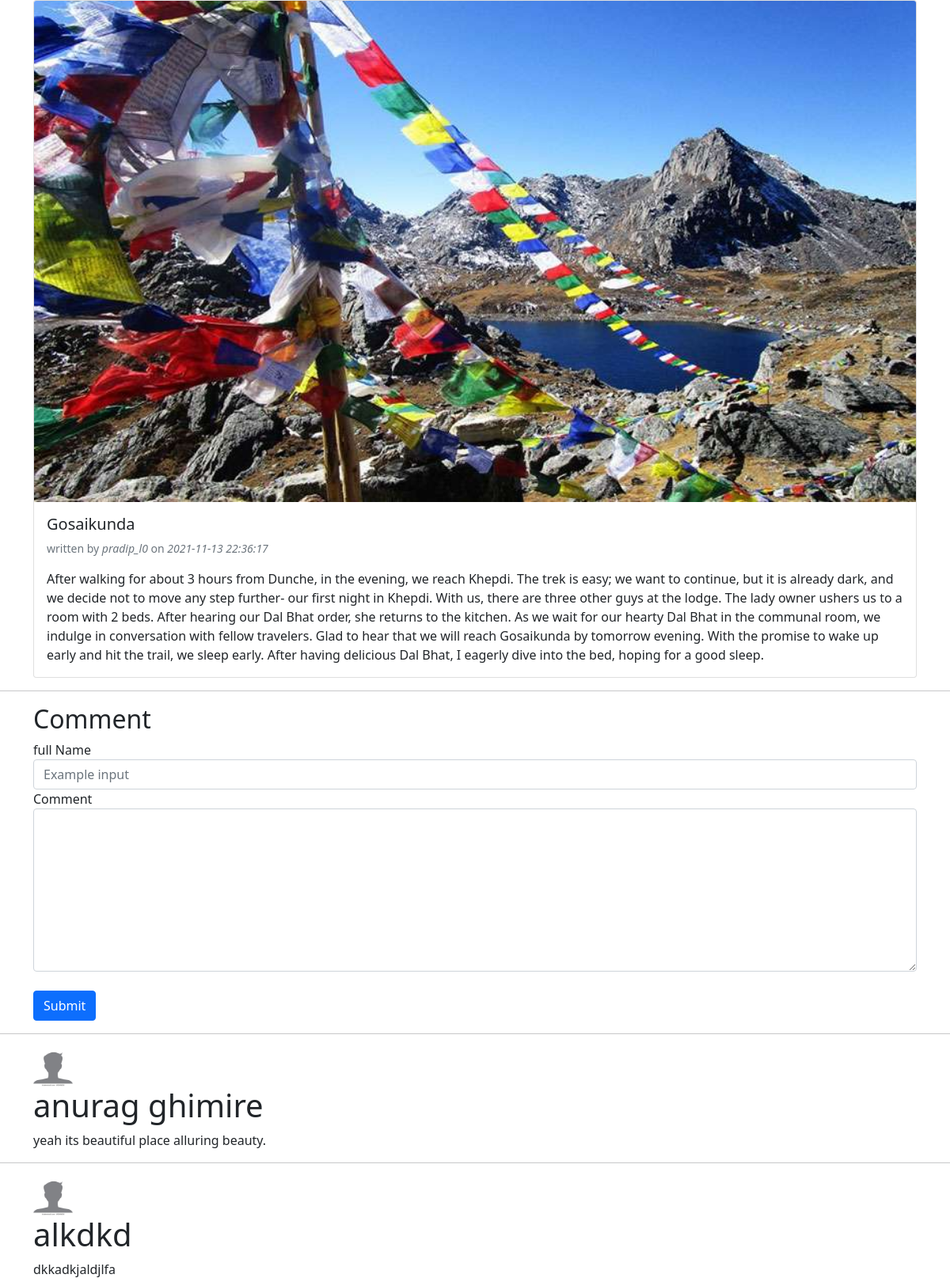
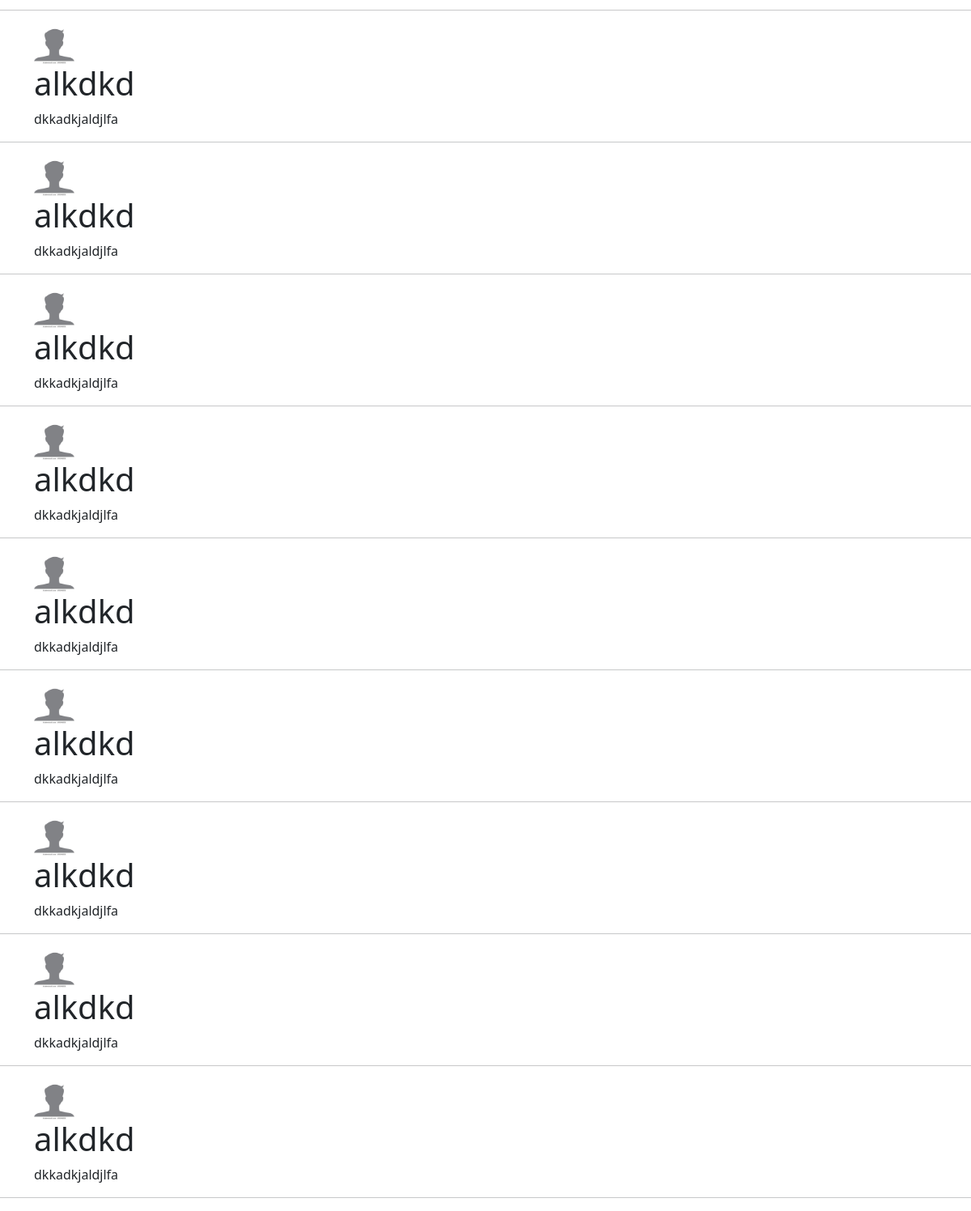
The page /fullpost.php?id=19 (signed in) on the database its author committed (2 pictures, top to bottom).
### tables this page shows
CREATE TABLE `post` (
  `id` int(3) NOT NULL,
  `dateandtime` varchar(25) NOT NULL,
  `title` varchar(200) NOT NULL,
  `category` varchar(50) NOT NULL,
  `author` varchar(50) NOT NULL,
  `image` varchar(100) NOT NULL,
  `post` varchar(1000) NOT NULL,
  `username` varchar(50) NOT NULL,
  `f_admin` int(5) NOT NULL,
  `likes` int(5) NOT NULL
);

CREATE TABLE `comment` (
  `id` int(5) NOT NULL,
  `date` varchar(40) NOT NULL,
  `name` varchar(50) NOT NULL,
  `comment` text NOT NULL,
  `p_id` int(4) NOT NULL
);

### fullpost.php (the view, shortened to what this page needs)
<?php
require_once('include/db.php');
 ?>
<?php $id=$_GET['id']; ?>
<html>
<head>
</head>
<link rel="stylesheet" type="text/css" href="css/bootstrap.min.css">
<body>
	<div class="container">
		<?php
		$sql="SELECT * FROM post WHERE id='$id'";
		$result=$conn->query($sql);
		$res=$result->fetch();
		$id=$res['id'];
		$title=$res['title'];
		$post=$res['post'];
		$date=$res['dateandtime'];
		$photo=$res['image'];
		$name=$res['username'];
		?>
		<div class="card">
  			<img class="card-img-top" src="image/<?php echo $photo ?>"  alt="Card image cap">
  			<div class="card-body">
  				<div class="row">
  					<h5 class="card-title"><?php echo $title ?></h5>
  					<p class="card-text"><small class="text-muted">written by <i><?php echo $name;?></i> on <i><?php echo $date; ?></i></small></p><br>
  				</div>
  				<p class="card-text"><?php echo $post?></p>
  			</div>
		</div>
	</div>
	<hr>
	<?php
	if(isset($_SESSION['id']))
	{
		?>
	<div class="container">
		<h2>Comment</h2>
		<form action='fullpost.php?id=<?php echo $id ?>' method="POST">
		  <div class="form-group">
		    <label for="formGroupExampleInput">full Name</label>
		    <input type="text" class="form-control" id="formGroupExampleInput" name="name" placeholder="Example input">
		  </div>
		  <div class="form-group">
		    <label for="formGroupExampleInput2">Comment</label>
		    <textarea class="form-control" id="Post" name="comment" rows="8" cols="80"></textarea>
		  </div><br>
		  <button type="submit" class="btn btn-primary" name='submit'>Submit</button>
		</form>
	</div><hr>
	<?php
	$sql="SELECT * FROM comment where p_id='$id'";
	$result=$conn->query($sql);
	foreach($result as $res)
	{
		$name=$res['name'];
		$comment=$res['comment'];
	?>
	<div class="container">
		<div class="media">
			<img src="image/p.jpg" height=50 width=50>
		</div>
		<div class="media-body">
			<h1><?php echo $name; ?></h1>
			<p><?php echo $comment ?></p>
		</div>
	</div>
	<hr>
	<?php  }?>
	<?php } ?>
</body>
</html>

### rows shown on the page
post: image (picture), title "Gosaikunda", username "pradip_l0", dateandtime "2021-11-13 22:36:17", post "After walking for about 3 hours from Dunche, in the evening, we reach Khepdi. The trek is easy; we want to continue, but it is already dark, and we decide not to move any step further- our first night in Khepdi. With us, there are three other guys at the lodge. The lady owner ushers us to a room with 2 beds. After hearing our Dal Bhat order, she returns to the kitchen. As we wait for our hearty Dal Bhat in the communal room, we indulge in conversation with fellow travelers. Glad to hear that we will reach Gosaikunda by tomorrow evening. With the promise to wake up early and hit the trail, we sleep early. After having delicious Dal Bhat, I eagerly dive into the bed, hoping for a good sleep."
comment: name "anurag ghimire", comment "yeah its beautiful place alluring beauty."
comment: name "alkdkd", comment "dkkadkjaldjlfa"
comment: name "alkdkd", comment "dkkadkjaldjlfa"
comment: name "alkdkd", comment "dkkadkjaldjlfa"
comment: name "alkdkd", comment "dkkadkjaldjlfa"
comment: name "alkdkd", comment "dkkadkjaldjlfa"
comment: name "alkdkd", comment "dkkadkjaldjlfa"
comment: name "alkdkd", comment "dkkadkjaldjlfa"
comment: name "alkdkd", comment "dkkadkjaldjlfa"
comment: name "alkdkd", comment "dkkadkjaldjlfa"
comment: name "alkdkd", comment "dkkadkjaldjlfa"
